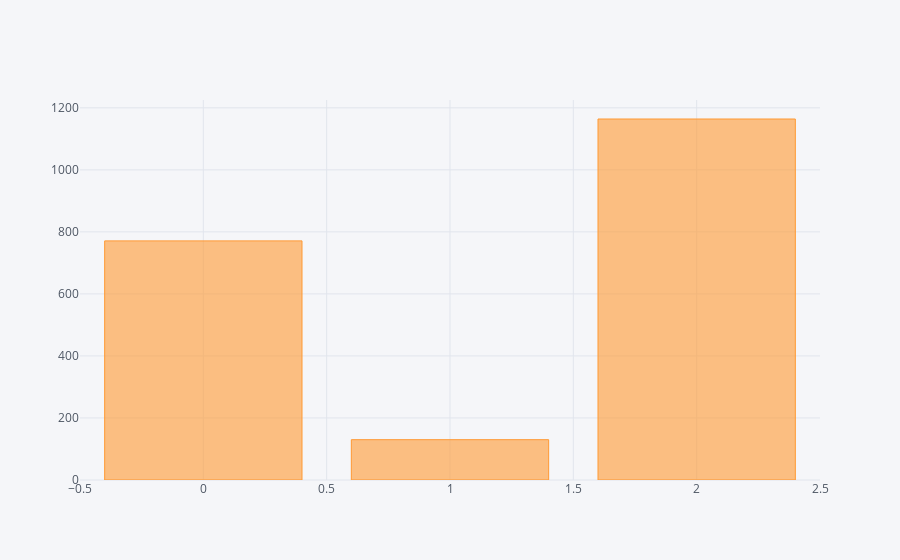

The code cell stored with this chart in its notebook:
### Code cell
pd.DataFrame([not_in_vocab[x].count().sum() for x in not_in_vocab.columns.levels[0]]).iplot(kind='bar')

### Figure 1 — Plotly figure (JSON) as saved in the notebook; plotly's stock layout.template omitted (floating-point values rounded to 4 significant figures)
{"data": [{"marker": {"color": "rgba(255, 153, 51, 0.6)", "line": {"color": "rgba(255, 153, 51, 1.0)", "width": 1}}, "name": "0", "orientation": "v", "text": "", "type": "bar", "uid": "3091ae94-0ede-42a7-8eab-c887da64d216", "x": [0, 1, 2], "y": [771, 130, 1164]}], "layout": {"legend": {"bgcolor": "#F5F6F9", "font": {"color": "#4D5663"}}, "paper_bgcolor": "#F5F6F9", "plot_bgcolor": "#F5F6F9", "title": {"font": {"color": "#4D5663"}}, "xaxis": {"gridcolor": "#E1E5ED", "showgrid": true, "tickfont": {"color": "#4D5663"}, "title": {"font": {"color": "#4D5663"}, "text": ""}, "zerolinecolor": "#E1E5ED"}, "yaxis": {"gridcolor": "#E1E5ED", "showgrid": true, "tickfont": {"color": "#4D5663"}, "title": {"font": {"color": "#4D5663"}, "text": ""}, "zerolinecolor": "#E1E5ED"}}}
